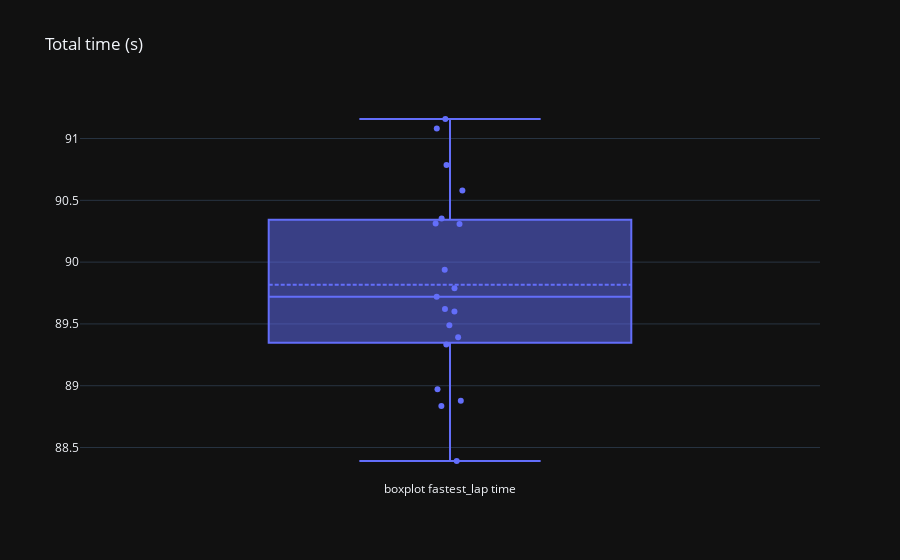

The code cell stored with this chart in its notebook:
### Markdown cell above
## General Part
Here we display the general data and the stats

### Code cell
fig = go.Figure(layout=go.Layout(title="Total time (s)", template="plotly_dark"))
fig.add_trace(go.Box(y=df["best_lap"], name="boxplot fastest_lap time", boxpoints="all", jitter=0.1, pointpos=0, boxmean=True, text=df["pilot"]))

### Figure 1 — Plotly figure (JSON) as saved in the notebook; plotly's stock layout.template omitted (floating-point values rounded to 4 significant figures)
{"data": [{"boxmean": true, "boxpoints": "all", "jitter": 0.1, "name": "boxplot fastest_lap time", "pointpos": 0, "text": ["ham", "rus", "ver", "per", "lec", "sai", "gas", "tsu", "ric", "nor", "oco", "alo", "vet", "str", "lat", "alb", "bot", "zho", "mag", "sch"], "type": "box", "y": [89.79, 88.84, 89.39, 88.97, 89.72, 88.88, 91.08, 89.49, 90.78, 88.39, 89.33, 90.58, 90.31, 89.62, 90.31, 89.94, 90.35, 89.6, 91.16, null]}], "layout": {"title": {"text": "Total time (s)"}}}
